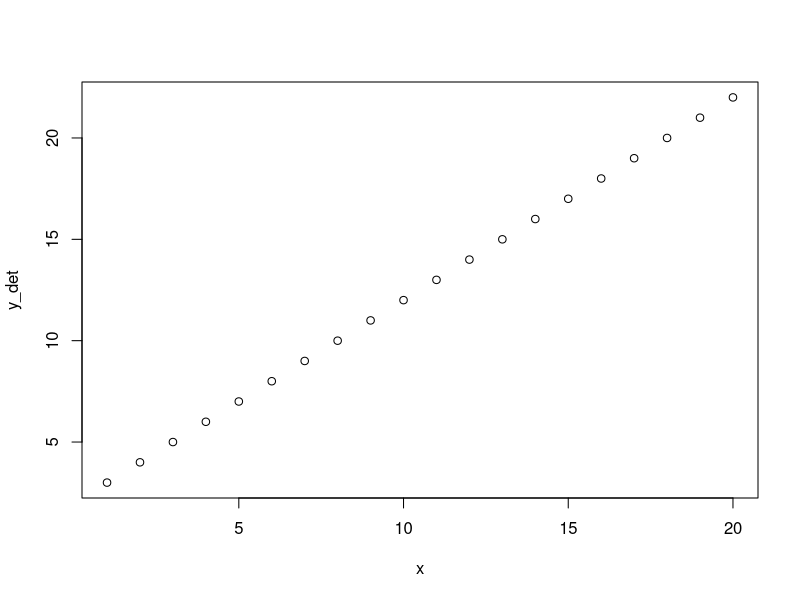
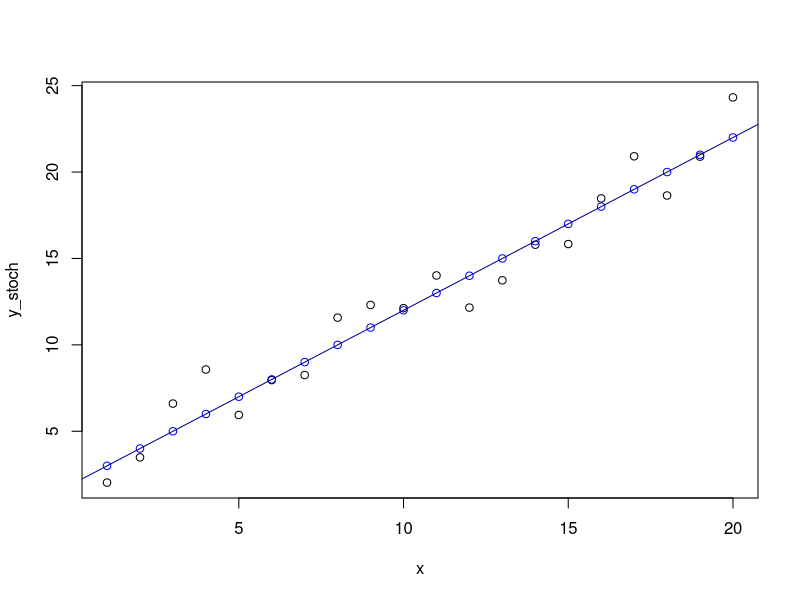
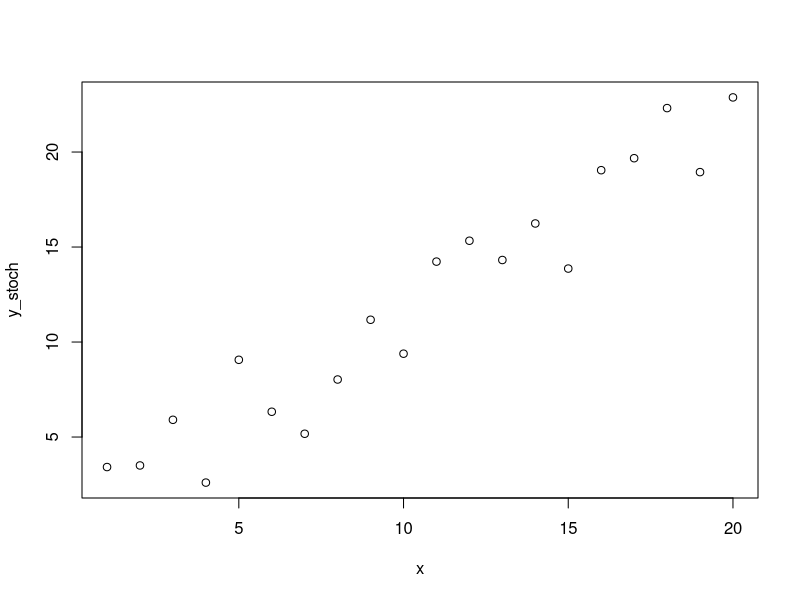
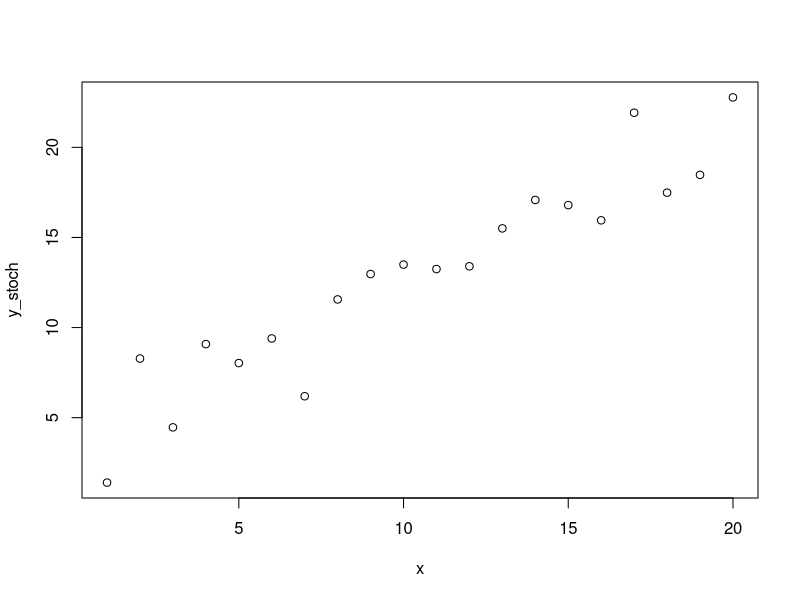
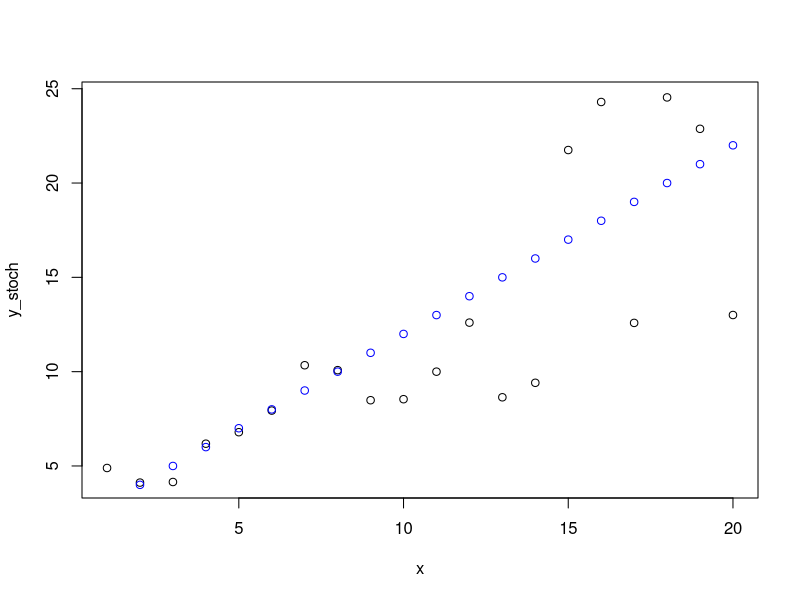
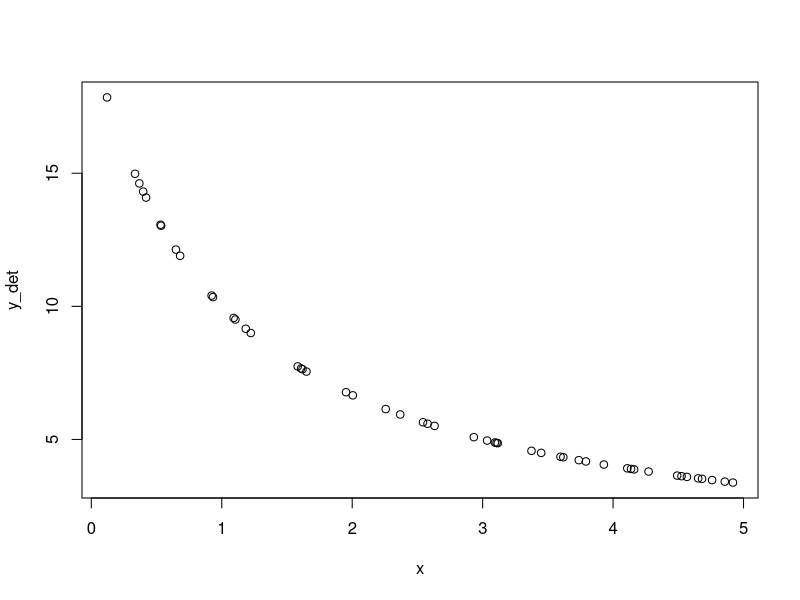
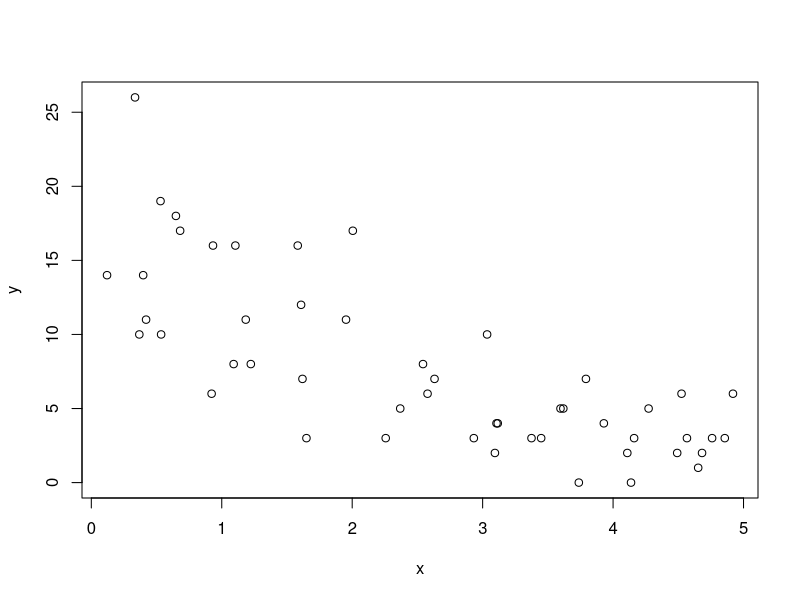
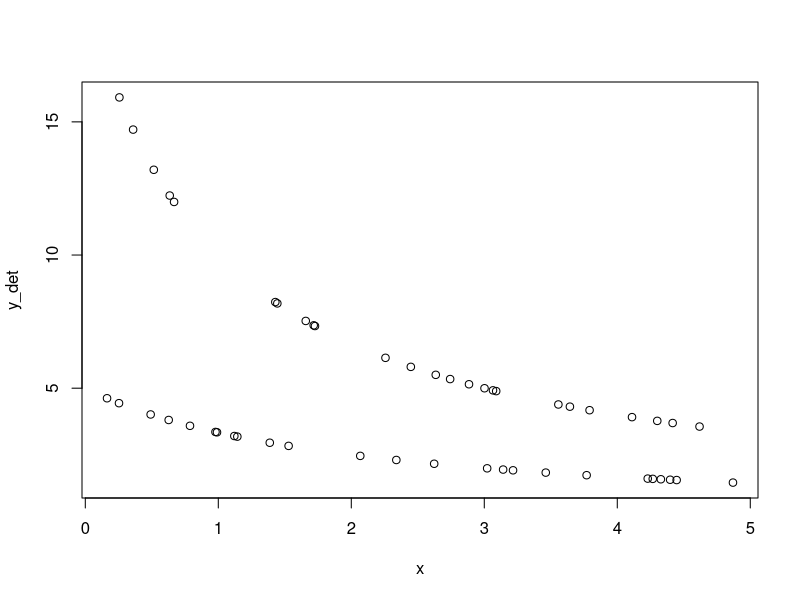

Write R code to recreate these figures, in order.
# Chapter 5: Simulations and Power Analysis

library(tidyverse)      


# Basic example -----------------------------------------------------------

x <- 1:20
a <- 2
b <- 1

y_det <- a + b * x

plot(x = x,y = y_det)

# Add stochasiticty 

  y_stoch <- rnorm(n = 20, mean = y_det, sd = 2)
  
  plot(x=x, y=y_stoch)
  
  points(x,y_det,col="blue")
  abline(a = 2, b = 1,col="darkblue")

# Sample a few times to see stochasticity
  
  y_stoch <- rnorm(n = 20, mean = y_det, sd = 2)
  plot(x=x, y=y_stoch)
  
  y_stoch <- rnorm(n = 20, mean = y_det, sd = 2)
  plot(x=x, y=y_stoch)


# variance increases with mean --------------------------------------------

  x <- 1:20
  a <- 2
  b <- 1
  sd_multiplier = 0.3
  
  y_det <- a + b * x
  y_stoch <- rnorm(n = 20, mean = y_det, sd = y_det*sd_multiplier)
  
  plot(x=x, y=y_stoch)
  points(x,y_det,col="blue")
  

# negative binomial -------------------------------------------------------

  ?rnbinom
  # mu = mean
  # size = dispersion parameter
  
  
  a <- 20
  b <- 1
  k <- 5
  x <- runif(50, min=0, max=5)
  
  y_det <- a/(b+x)
  
  plot(x = x,y=y_det)
  
  y <- rnbinom(n = 50,mu = y_det,size = k)
  
  plot(x = x,y=y)  
  

# 2 categorical groups ------------------------------------------------------

g <- factor(rep(1:2,each=25))
  
  # alternatively, it may be easier to remember  
  g <- factor(rep(c(1,2),25))
  
a <- c(20,10)
b <- c(1,2)
k <- 5
x <- runif(50,min=0,max=5)

y_det <- a[g]/(b[g]+x)

plot(x = x,y=y_det)

y <- rnbinom(n = 50,size = k,mu = y_det)

plot(x = x, y = y)
plot(x = x, y = y, col = g)
plot(x = x, y = y, pch = as.numeric(g))

plot(x = x, y = y, col = g, pch=as.numeric(g))
points(x = x, y = y_det, col =g, pch = as.numeric(g)+15) #note the +15 bit only works in this specific case and isn't general to fill in the points

library(ggplot2)
ggplot(mapping = aes(x=x,y=y,colour = g))+
  geom_point()+
  geom_line(mapping = aes(x=x,y=y_det,colour = g))


# alternative approach to categorical groups ------------------------------

# Alterantively, it may be easier to keep all of the information in a single data frame

library(tidyverse)
library(ggplot2)

# Make a data.frame containing the chosen parameters

  species_parms <- 
    data.frame(species = c(1,2),
             a = c(20,10),
             b = c(1,2),
             k = 5)

# Make a data.frame containing random x draws for each species

  x_values_per_species <- 
    data.frame(species = rep(c(1,2),25),
               x = runif(50,min=0,max=5))

# Combine the two

  combined_data <-  x_values_per_species |>
    left_join(species_parms)
  
# Make species a factor
  
  combined_data <- 
  combined_data |>
    mutate(species = as.factor(species))

# Use mutate to calculate y_det
  
  combined_data <-
    combined_data |>
      mutate(y_det = a/(b+x))
  
# Plot determinate bit
  
  ggplot(data = combined_data,
         mapping = aes(x=x,y=y_det,colour = species))+
    geom_point()
  
  
# Add stochastic bit:
  
  combined_data <-
  combined_data |>
    rowwise() |> # note this bit!
    mutate(y = rnbinom(n = 1,size = k,mu = y_det))

  
# Plot 

  ggplot(data = combined_data ,
         mapping = aes(x=x,y=y,colour = species))+
    geom_point()+ #these first three lines plot the points for the elements with stochasticity
    geom_line(mapping = aes(x=x,y=y_det,color=species)) #this adds a line for the determinate estimates


# for loop examples -------------------------------------------------------

  for(i in 1:100){
    
    print(i)
    
    
  }
  
  
  x_unif<- runif(n = 50,min = 0,max = 100)
  
  for(x in length(x_unif)){
    
    x_unif[x] <- rnorm(n = 1,mean = x_unif[x],sd = 2)
    
  }
  
  # Nested loop
  
  for(i in 1:10){
    for(j in 1:20){

      print(paste("i = ",i," j = ",j))
      
    }}
  
    

# power analysis: linear regression ---------------------------------------

  x <- 1:20
  a <- 2
  b <- 1
  sd <- 8
  N = 20
  set.seed(1)

  y_det <- a + b*x
  
  y <- rnorm(n = length(y_det),
             mean = y_det,
             sd = sd)
  
  # fit a linear model
  
    m <- lm(y ~ x)
  
  # get the model coefficients
    
    coef(summary(m))

  # get the pvalue
    
    coef(summary(m))["x","Pr(>|t|)"]
    
    # or use tidyverse
    
      coefs <- as.data.frame(coef(summary(m))) |>
        rownames_to_column(var = "parameter")
    
      coefs |>
        filter(parameter == "x")|>
        pull(`Pr(>|t|)`)

  # Wrap this in a for() loop
    
  nsim <- 400
  pval <- numeric(nsim)
  
  for(i in 1:nsim){
    
    y_det <- a + b*x
    y <- rnorm(n = length(y_det),
               mean = y_det,
               sd = sd)
    
    m <- lm(y ~ x)
    
    #get p-value
    
    pval[i] <- coef(summary(m))["x","Pr(>|t|)"]
    
  }

  sum(pval < 0.05)/nsim
  

  # how does slope impact power?  
  
  bvec <- seq(-2, 2, by = 0.1)
  power.b <- numeric(length(bvec))

  for(j in 1:length(bvec)){
  for(i in 1:nsim){
    
    b <- bvec[j]
    y_det <- a + b*x
    y <- rnorm(n = length(y_det),
               mean = y_det,
               sd = sd)
    
    m <- lm(y ~ x)
    
    #get p-value
    
    pval[i] <- coef(summary(m))["x","Pr(>|t|)"]
    
    }#end i lloop
    power.b[j] <- sum(pval< 0.05)/nsim
    
  }#end j loop
  
  plot(power.b ~ bvec)
  
  
